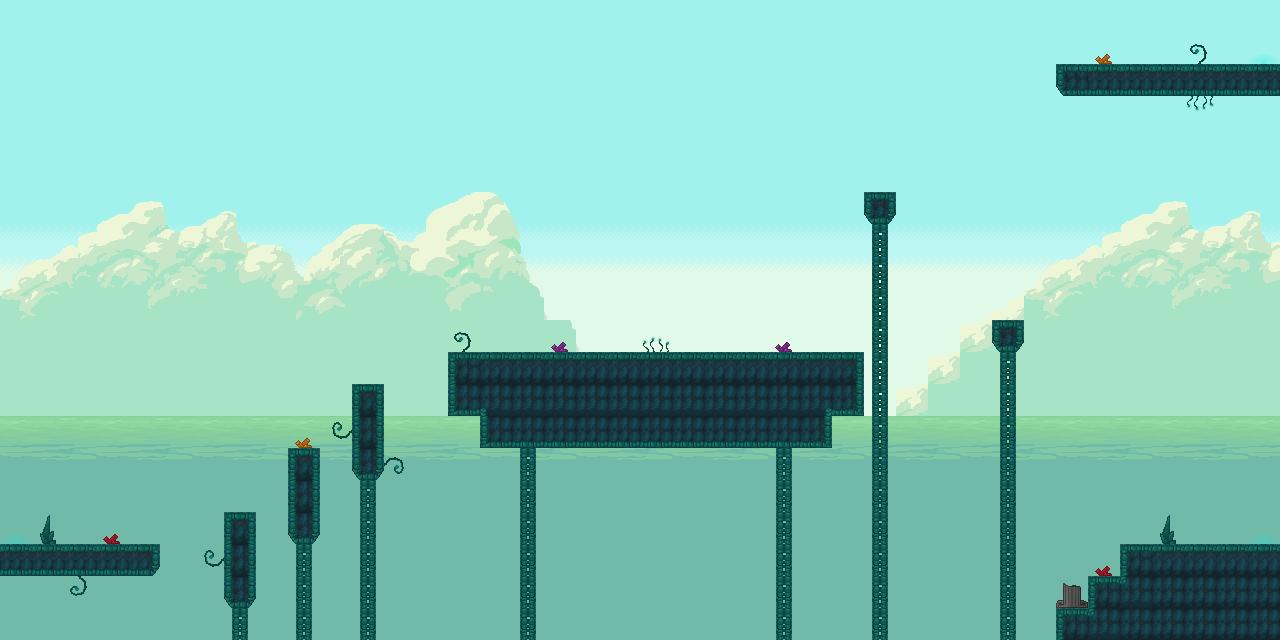

A 2D game scene composited from a Tiled map and its tileset images. What follows is a short description and the map's XML, with each tile layer's data collapsed to a summary:
An orthogonal 40x20 tile map with 32x32 px tiles, 3 tile layers (background, Ciel, décor), 8 tilesets and 24 objects (15x collision, 3x way, spawn, death, items, ...).

<map version="1.10" tiledversion="1.11.2" orientation="orthogonal" renderorder="right-down" width="40" height="20" tilewidth="32" tileheight="32" infinite="0" nextlayerid="7" nextobjectid="28">
 <tileset firstgid="1" source="tiles/mer.tsx" />
 <tileset firstgid="10" source="tiles/ciel.tsx" />
 <tileset firstgid="37" source="tiles/nuages.tsx" />
 <tileset firstgid="156" source="tiles/decor_aquatique.tsx" />
 <tileset firstgid="412" source="tiles/lumieres.tsx" />
 <tileset firstgid="428" source="tiles/decor_grotte.tsx" />
 <tileset firstgid="684" source="tiles/decor_aquatiqueV2.tsx" />
 <tileset firstgid="940" source="tiles/items.tsx" />
 <layer id="1" name="background" width="40" height="20">
  <data>[800 cells, 800 non-empty, 36 distinct tile ids]</data>
 </layer>
 <layer id="2" name="Ciel" width="40" height="20">
  <data>[800 cells, 195 non-empty, 119 distinct tile ids]</data>
 </layer>
 <layer id="3" name="décor" width="40" height="20">
  <data>[800 cells, 141 non-empty, 31 distinct tile ids]</data>
 </layer>
 <objectgroup id="5" name="spawn">
  <object id="19" name="Cave_Hub" type="spawn" x="64.25" y="544.25">
   <point />
  </object>
  <object id="20" name="Cave_Hub" type="way" x="-7.5606" y="479.303" width="25.2045" height="64.1818" />
  <object id="21" type="collision" x="1280.03" y="0" width="2.03125" height="640" />
  <object id="22" name="mangroove_cave" type="way" x="1240.06" y="543.813">
   <point />
  </object>
  <object id="23" name="mangroove_cave" type="way" x="1276.56" y="480.125" width="7.25" height="63.9375" />
 </objectgroup>
 <objectgroup id="4" name="collision">
  <object id="2" type="collision" x="0" y="543.992" width="160" height="32.1333" />
  <object id="3" type="collision" x="224" y="512" width="31.9961" height="95.6445" />
  <object id="4" type="collision" x="288.011" y="448" width="31.9889" height="95.9323" />
  <object id="5" type="collision" x="352" y="384" width="31.9688" height="95.4375" />
  <object id="6" type="collision" x="448" y="352" width="416" height="96.0303" />
  <object id="7" type="collision" x="864.063" y="192" width="32" height="31.5625" />
  <object id="8" type="collision" x="992" y="320" width="31.9375" height="31.0625" />
  <object id="9" type="collision" x="1056" y="607.875" width="32.375" height="31.875" />
  <object id="10" type="collision" x="1056" y="599.875" width="32.25" height="7.625" />
  <object id="11" type="collision" x="1063.13" y="583.125" width="17.875" height="16.375" />
  <object id="12" type="collision" x="1088" y="575.75" width="32.375" height="23.875" />
  <object id="13" type="collision" x="1119.88" y="544.031" width="160.125" height="31.3438" />
  <object id="14" type="collision" x="1056" y="64" width="224" height="32" />
  <object id="16" type="collision" x="-16" y="-0.5" width="16" height="640" />
  <object id="17" name="death" type="death" x="-0.469697" y="624.242" width="1055.98" height="15.1212" />
 </objectgroup>
 <objectgroup id="6" name="item">
  <object id="24" name="torche_aqua" type="items" gid="942" x="1256.25" y="64.25" width="16" height="16" />
  <object id="25" x="522.667" y="348">
   <point />
  </object>
  <object id="26" x="754.667" y="342.667">
   <point />
  </object>
  <object id="27" name="slime" type="entity" x="646.667" y="344">
   <point />
  </object>
 </objectgroup>
</map>
